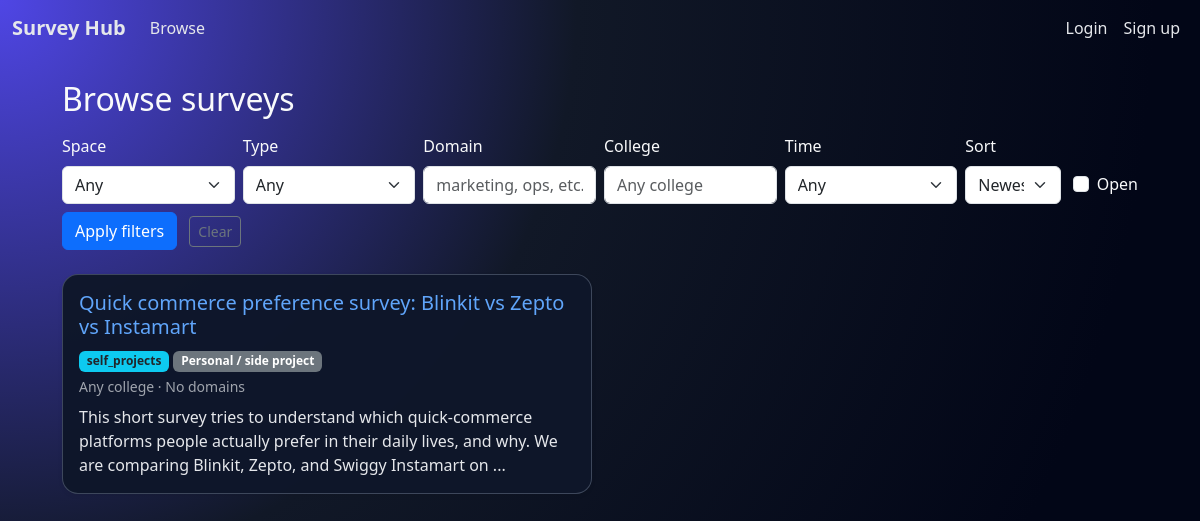
Screenshot of /browse with the database file from the repository.
### app.py (models this page shows)
class Survey(db.Model):
    id = db.Column(db.Integer, primary_key=True)
    user_id = db.Column(db.Integer, db.ForeignKey('user.id'), nullable=False)
    title = db.Column(db.String(200), nullable=False)
    description = db.Column(db.Text, nullable=True)
    external_link = db.Column(db.String(300), nullable=False)
    type = db.Column(db.String(50), nullable=False)
    domain_tags = db.Column(db.String(200), nullable=True)
    target_audience = db.Column(db.String(200), nullable=True)
    time_estimate = db.Column(db.String(20), nullable=True)
    college = db.Column(db.String(120), nullable=True)
    context_info = db.Column(db.String(200), nullable=True)
    deadline = db.Column(db.Date, nullable=True)
    space = db.Column(db.String(50), nullable=True)
    is_open = db.Column(db.Boolean, default=True)
    click_count = db.Column(db.Integer, default=0)
    created_at = db.Column(db.DateTime, default=datetime.utcnow)

### app.py (the view)
@app.route('/browse')
def browse():
    space_filter = request.args.get('space')
    type_filter = request.args.get('type')
    domain_filter = request.args.get('domain')
    college_filter = request.args.get('college')
    time_filter = request.args.get('time')
    sort = request.args.get('sort', 'newest')
    open_only = request.args.get('open_only')
    query = Survey.query
    if space_filter:
        query = query.filter(Survey.space == space_filter)
    if type_filter:
        query = query.filter(Survey.type == type_filter)
    if domain_filter:
        query = query.filter(Survey.domain_tags.ilike(f"%{domain_filter}%"))
    if college_filter:
        query = query.filter(Survey.college.ilike(f"%{college_filter}%"))
    if time_filter:
        query = query.filter(Survey.time_estimate == time_filter)
    if open_only == '1':
        query = query.filter(Survey.is_open == True)
    if sort == 'closing':
        query = query.order_by(Survey.deadline.asc().nulls_last())
    else:
        query = query.order_by(Survey.created_at.desc())
    surveys = query.all()
    return render_template(
        'browse.html',
        surveys=surveys,
        space_filter=space_filter,
        type_filter=type_filter,
        domain_filter=domain_filter,
        college_filter=college_filter,
        time_filter=time_filter,
        sort=sort,
        open_only=open_only,
    )

### templates/browse.html (shortened to what this page needs)
{% extends "base.html" %}
{% block content %}
<h2 class="mb-3">Browse surveys</h2>
<form method="GET" class="row g-2 mb-4">
  <div class="col-md-2">
    <label class="form-label">Space</label>
    <select name="space" class="form-select">
      <option value="">Any</option>
    </select>
  </div>
  <div class="col-md-2">
    <label class="form-label">Type</label>
    <select name="type" class="form-select">
      <option value="">Any</option>
    </select>
  </div>
  <div class="col-md-2">
    <label class="form-label">Domain</label>
    <input type="text" name="domain" class="form-control"
           value="{{ domain_filter or '' }}" placeholder="marketing, ops, etc.">
  </div>
  <div class="col-md-2">
    <label class="form-label">College</label>
    <input type="text" name="college" class="form-control"
           value="{{ college_filter or '' }}" placeholder="Any college">
  </div>
  <div class="col-md-2">
    <label class="form-label">Time</label>
    <select name="time" class="form-select">
      <option value="">Any</option>
    </select>
  </div>
  <div class="col-md-2">
    <label class="form-label">Sort</label>
    <div class="d-flex gap-2 align-items-center">
      <select name="sort" class="form-select">
        <option value="newest" {% if sort == 'newest' %}selected{% endif %}>Newest</option>
      </select>
      <div class="form-check ms-1">
        <input class="form-check-input" type="checkbox" name="open_only" value="1"
               {% if open_only == '1' %}checked{% endif %}>
        <label class="form-check-label">Open</label>
      </div>
    </div>
  </div>
  <div class="col-12 mt-2">
    <button type="submit" class="btn btn-primary">Apply filters</button>
    <a href="{{ url_for('browse') }}" class="btn btn-outline-secondary btn-sm ms-2">Clear</a>
  </div>
</form>
{% if surveys %}
  <div class="row row-cols-1 row-cols-md-2 g-3">
    {% for s in surveys %}
      <div class="col">
        <div class="card h-100 shadow-sm">
          <div class="card-body">
            <h5 class="card-title">
              <a href="{{ url_for('survey_detail', survey_id=s.id) }}" class="text-decoration-none">
                {{ s.title }}
              </a>
            </h5>
            <p class="mb-1">
              <span class="badge bg-info text-dark">{{ s.space or 'General' }}</span>
              <span class="badge bg-secondary">
                {% if s.type == 'course_project' %}Course / academic project{% elif s.type == 'competition_event' %}Case competition / event{% elif s.type == 'research_academic' %}Research / dissertation / paper{% elif s.type == 'personal_side' %}Personal / side project{% else %}{{ s.type }}{% endif %}
              </span>
            </p>
            <p class="mb-1 small text-muted">
              {{ s.college or 'Any college' }} ·
              {% if s.domain_tags %}{{ s.domain_tags }}{% else %}No domains{% endif %}
            </p>
            <p class="card-text mt-2">
              {{ s.description[:180] }}{% if s.description and s.description|length > 180 %}...{% endif %}
            </p>
          </div>
        </div>
      </div>
    {% endfor %}
  </div>
{% else %}
  <p>No surveys match your filters. Try clearing filters or be the first to
    <a href="{{ url_for('create_survey') }}">post one</a>.
  </p>
{% endif %}
{% endblock %}

### static/styles.css (style rules this page uses)
:root { color-scheme: light; --bg: #f6f7fb; --surface: #ffffff; --text: #1f2937; --muted: #6b7280; --brand: #2563eb; --border: #e5e7eb; }
* { box-sizing: border-box; }
body { margin: 0; font-family: Inter, system-ui, -apple-system, BlinkMacSystemFont, "Segoe UI", sans-serif; background: var(--bg); color: var(--text); }
body { background-color: #f5f5f7; }
html, body { height: 100%; margin: 0; }
body { background: radial-gradient(circle at top left, #4f46e5 0, #111827 40%, #020617 80%); color: #f9fafb; font-family: system-ui, -apple-system, BlinkMacSystemFont, "Inter", "Segoe UI", sans-serif; }
.card { background-color: rgba(15, 23, 42, 0.98); color: #e5e7eb; border-radius: 1rem; border: 1px solid rgba(148, 163, 184, 0.35); }
.card .text-muted { color: rgba(229,231,235,0.62) !important; }
.card small, .card .small { color: rgba(229,231,235,0.68) !important; }
.card a { color: #60a5fa; }

### rows the page displays
Survey: title "Quick commerce preference survey: Blinkit vs Zepto vs Instamart", space "self_projects", type "Personal / side project", college "Any college", shows "No domains", description "This short survey tries to understand which quick-commerce platforms people actually prefer in their daily lives, and why. We are comparing Blinkit, Zepto, and Swiggy Instamart on"
